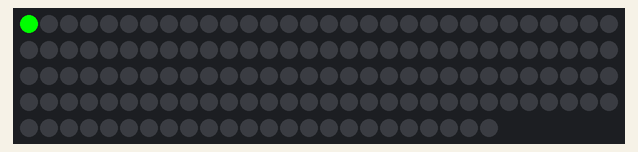
This sketch was run on a simulated Arduino Uno, built with avr-gcc and run on an emulated ATmega328P. On the bench: 144 RGB LEDs in strip order, left to right, continuing on the next row. Dim RGB values are drawn brighter than linear; colours are those a GRB WS2812 strip shows for the declared byte order.

Above: at 0.16 s.
At 5.06 s:
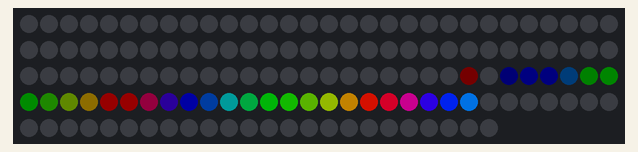
At 9.96 s:
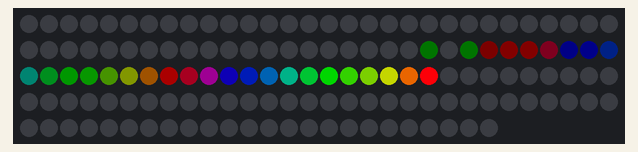
At 19.77 s:
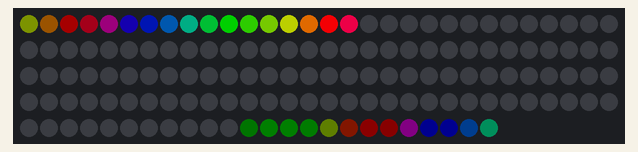
At 29.57 s:
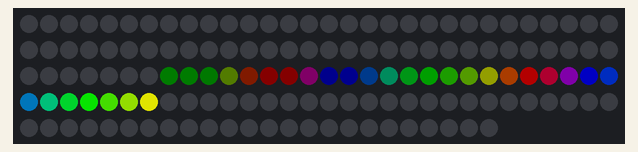
At 39.69 s:
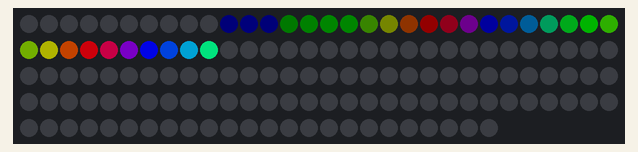

The sketch:

Rainbow_Worm_Fade_Out.ino
```cpp
#include <FastLED.h>
#define LED_PIN 5
#define NUM_LEDS 144
#define BRIGHTNESS 255
#define LED_TYPE WS2812B
#define COLOR_ORDER RGB
#define STROBE 30
#define RATE 10
#define GAP 10
CRGB leds[NUM_LEDS];

int start_hue;
int delta_hue = 20;

void setup()
{
  FastLED.addLeds<LED_TYPE, LED_PIN, COLOR_ORDER>(leds, NUM_LEDS).setCorrection(TypicalLEDStrip);
  Serial.begin(9600);
}

void loop()
{

  start_hue = -1 * millis() / RATE;
  for (int i = 0; i < NUM_LEDS; i++)

  {
    leds[i] = CHSV(start_hue, 255, 255);
    start_hue += delta_hue;
    FastLED.show();
    delay(STROBE);
    fadeToBlackBy(leds, NUM_LEDS, 30);
    FastLED.show();
  };
}
```
